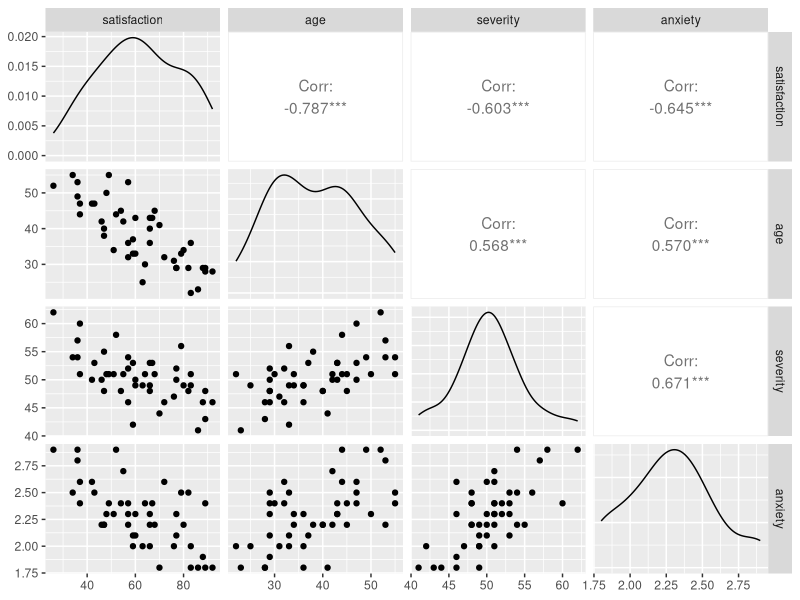
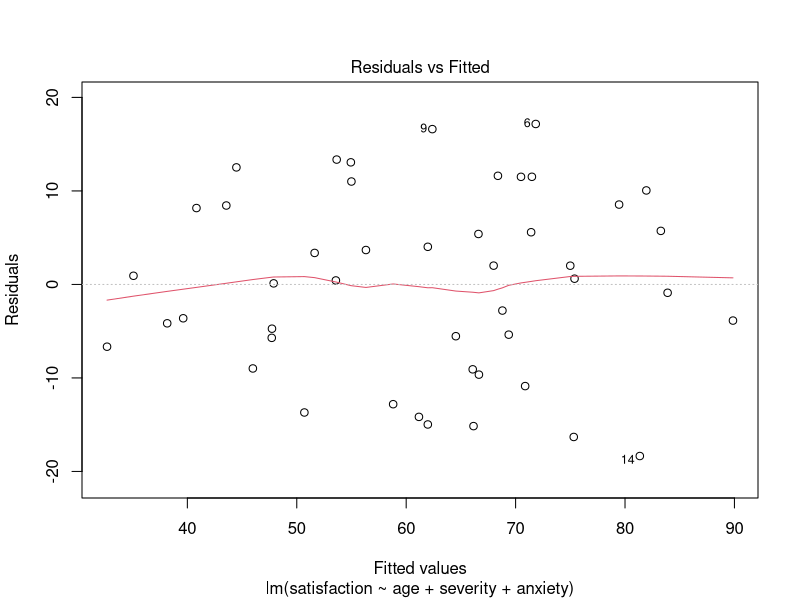
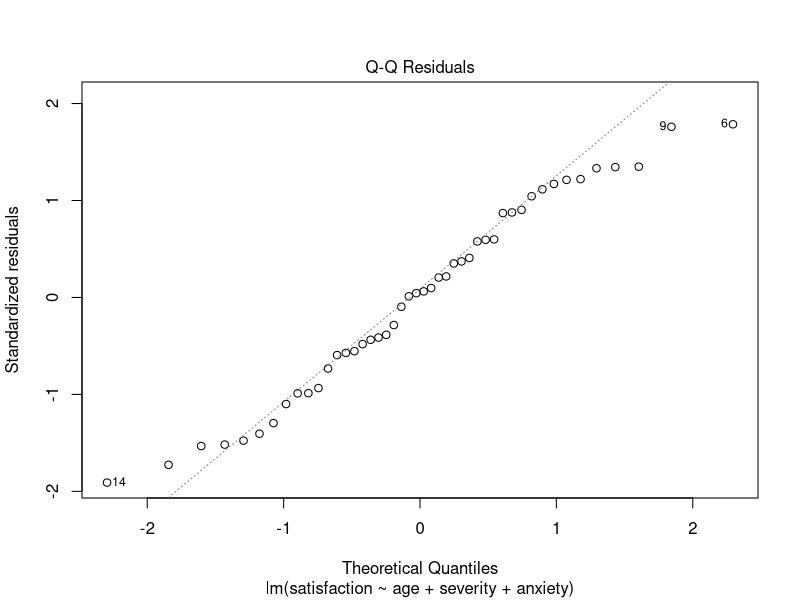
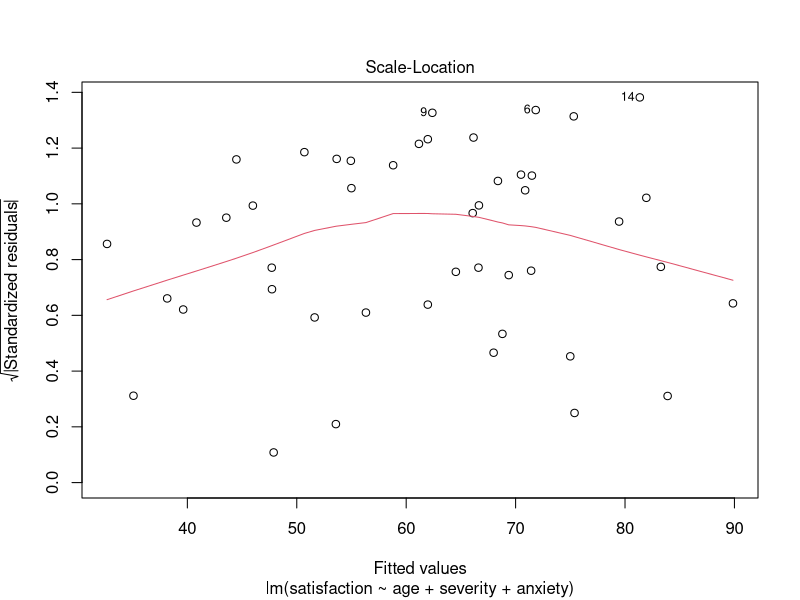
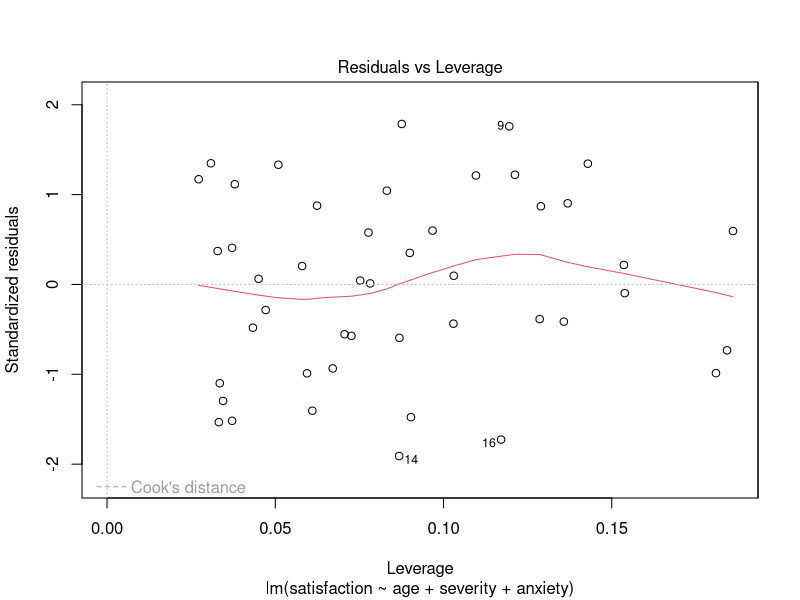
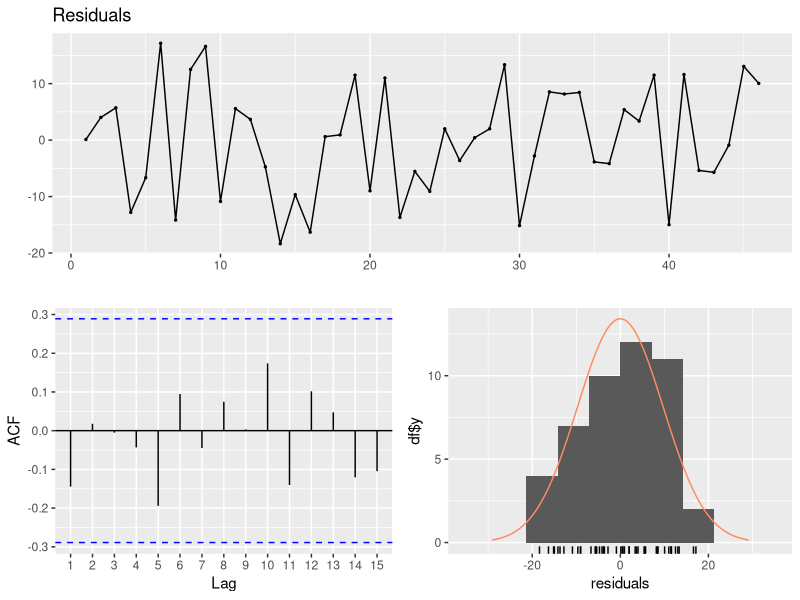

Reproduce these figures in R, in order.
library(tidyverse)
library(forecast)
library(GGally)
library(caret)

# Create data frame
patient_txt <- "
48 50 51 2.3   57 36 46 2.3
66 40 48 2.2   70 41 44 1.8
89 28 43 1.8   36 49 54 2.9
46 42 50 2.2   54 45 48 2.4
26 52 62 2.9   77 29 50 2.1
89 29 48 2.4   67 43 53 2.4
47 38 55 2.2   51 34 51 2.3
57 53 54 2.2   66 36 49 2.0
79 33 56 2.5   88 29 46 1.9
60 33 49 2.1   49 55 51 2.4
77 29 52 2.3   52 44 58 2.9
60 43 50 2.3   86 23 41 1.8
43 47 53 2.5   34 55 54 2.5
63 25 49 2.0   72 32 46 2.6
57 32 52 2.4   55 42 51 2.7
59 33 42 2.0   83 36 49 1.8
76 31 47 2.0   47 40 48 2.2
36 53 57 2.8   80 34 49 2.2
82 29 48 2.5   64 30 51 2.4
37 47 60 2.4   42 47 50 2.6
66 43 53 2.3   83 22 51 2.0
37 44 51 2.6   68 45 51 2.2
59 37 53 2.1   92 28 46 1.8
"
# Read it in, naming the columns to match your SAS variables
patient_almost <- read.table(
  text    = patient_txt,
  header  = FALSE,
  col.names = c("satisfaction", "age", "severity", "anxiety", "a", "b", "c", "d")
)
patient <- data.frame(satisfaction = c(patient_almost$satisfaction, patient_almost$a),
                      age = c(patient_almost$age, patient_almost$b),
                      severity = c(patient_almost$severity, patient_almost$c),
                      anxiety = c(patient_almost$anxiety, patient_almost$d))

# Scatterplot matrix
ggpairs(patient)

# Simple model
patient_lm <- lm(satisfaction ~ age + severity + anxiety, data = patient)
summary
plot(patient_lm)
checkresiduals(patient_lm)
confint(patient_lm, level = 0.975)

# Look at variable importance of model
varImp(patient_lm)
